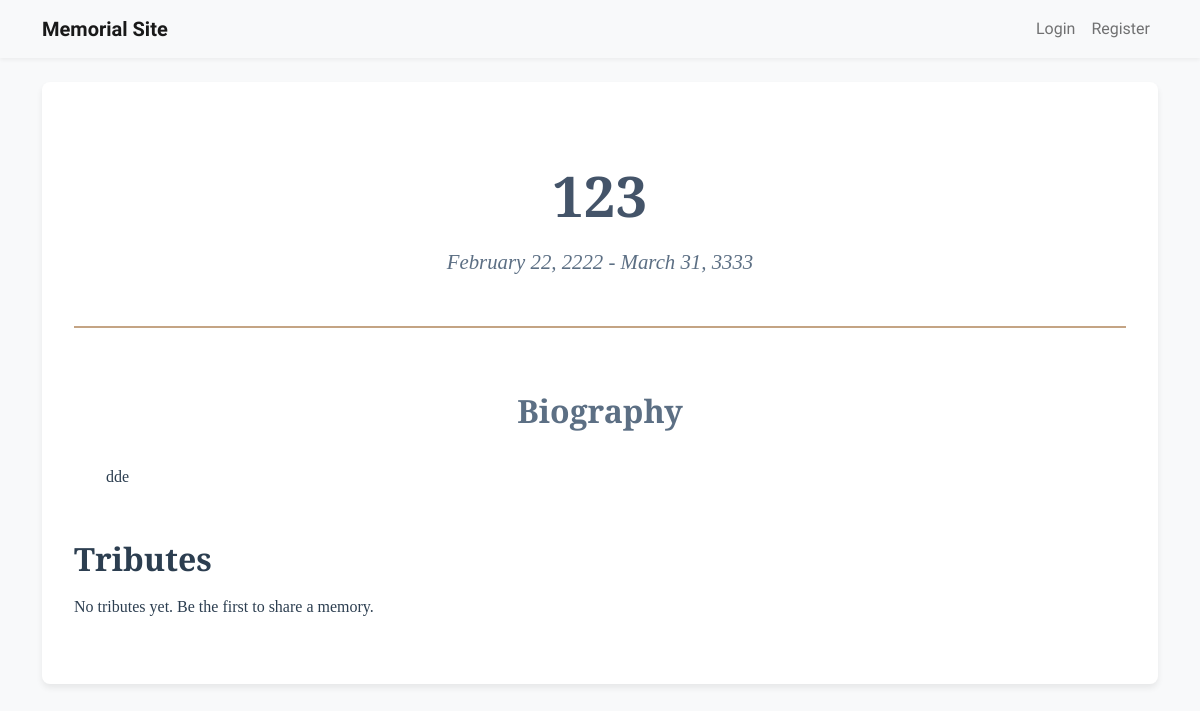
The app's page /memorial/2 with its own data.
### app/models/memorial.py (models this page shows, shortened)
class Memorial(db.Model):
    id = db.Column(db.Integer, primary_key=True)
    name = db.Column(db.String(100), nullable=False)
    birth_date = db.Column(db.Date)
    death_date = db.Column(db.Date)
    biography = db.Column(db.Text)
    custom_url = db.Column(db.String(100), unique=True)
    is_public = db.Column(db.Boolean, default=True)
    access_code = db.Column(db.String(20))
    created_at = db.Column(db.DateTime, default=datetime.utcnow)
    creator_id = db.Column(db.Integer, db.ForeignKey('user.id'), nullable=False)
    theme_id = db.Column(db.Integer, db.ForeignKey('theme.id'))
    layout = db.Column(db.String(32), default='standard')  # standard, compact, full-width, etc.
    photos = db.relationship('Photo', backref='memorial', lazy='dynamic')
    tributes = db.relationship('Tribute', backref='memorial', lazy='dynamic')
    events = db.relationship('Event', backref='memorial', lazy='dynamic')

### app/routes/memorial.py (the view)
@bp.route('/memorial/<int:id>')
def view(id):
    memorial = Memorial.query.get_or_404(id)
    if not memorial.is_public:
        if not current_user.is_authenticated:
            abort(403)
        if current_user.id != memorial.creator_id:
            abort(403)
    if memorial.theme:
        print(f"Using theme template: {memorial.theme.template_path}")  # Debug log
        template = memorial.theme.template_path
    else:
        print("Using default template")  # Debug log
        template = 'memorial/view.html'
    return render_template(template,
                         memorial=memorial,
                         now=datetime.utcnow())

### app/templates/themes/classic/memorial.html (shortened to what this page needs)
{% extends "base.html" %}
{% block head %}
<link rel="stylesheet" href="{{ url_for('static', filename='css/themes/classic.css', v='1.0') }}">
{% endblock %}
{% block content %}
<div class="memorial-classic {% if memorial.layout == 'full-width' %}container-fluid{% elif memorial.layout == 'compact' %}container-sm{% else %}container{% endif %}">
    <div class="memorial-header">
        <h1 class="memorial-name">{{ memorial.name }}</h1>
        <p class="memorial-dates">
            {{ memorial.birth_date.strftime('%B %d, %Y') }} -
            {{ memorial.death_date.strftime('%B %d, %Y') }}
        </p>
    </div>
    <div class="memorial-content">
        <div class="biography-section">
            <h2>Biography</h2>
            <div class="biography-text">{{ memorial.biography|nl2br|safe }}</div>
        </div>
        <div class="tributes-section">
            <h2>Tributes</h2>
            {% if memorial.tributes.filter_by(is_approved=true).count() > 0 %}
                {% for tribute in memorial.tributes.filter_by(is_approved=true) %}
                <div class="tribute">
                    <div class="tribute-content">{{ tribute.content }}</div>
                    <div class="tribute-author">- {{ tribute.author.username }}</div>
                </div>
                {% endfor %}
            {% else %}
                <p>No tributes yet. Be the first to share a memory.</p>
            {% endif %}
        </div>
    </div>
</div>
{% endblock %}

### app/static/css/base.css (style rules this page uses)
:root { --primary-color: #5c6f84; --primary-dark: #445469; --primary-light: #eef2f7; --accent-warm: #c4a484; --accent-soft: #a8c0d6; --neutral-100: #ffffff; --neutral-200: #f8f9fa; --neutral-300: #e9ecef; --neutral-400: #ced4da; --neutral-500: #adb5bd; --neutral-600: #6c757d; --neutral-700: #495057; --neutral-800: #343a40; --neutral-900: #212529; --text-primary: #2c3e50; --text-secondary: #5c6f84; --text-muted: #6c757d; --border-light: #dee2e6; --border-medium: #ced4da; --shadow-sm: 0 2px 4px rgba(0,0,0,0.05); --shadow-md: 0 4px 6px rgba(0,0,0,0.07); --shadow-lg: 0 10px 15px rgba(0,0,0,0.1); }
body { background-color: var(--neutral-200); color: var(--text-primary); font-family: 'Source Sans Pro', -apple-system, BlinkMacSystemFont, 'Segoe UI', Roboto, 'Helvetica Neue', Arial, sans-serif; line-height: 1.6; }
h1, h2, h3, h4, h5, h6 { color: var(--text-primary); font-weight: 600; margin-bottom: 1rem; }

### app/static/css/themes/classic.css (style rules this page uses)
.memorial-classic { background-color: var(--neutral-100); color: var(--text-primary); padding: 3rem 2rem; border-radius: 8px; box-shadow: var(--shadow-md); font-family: "Crimson Text", "Times New Roman", serif; }
.memorial-classic .memorial-header { text-align: center; margin: 2rem 0 4rem; padding-bottom: 2rem; border-bottom: 2px solid var(--accent-warm); position: relative; }
.memorial-classic .memorial-header:after { content: ""; position: absolute; bottom: -1px; left: 25%; right: 25%; height: 1px; background-color: var(--accent-warm); opacity: 0.5; }
.memorial-classic .memorial-name { font-size: 3.5rem; font-weight: 600; color: var(--primary-dark); margin-bottom: 1rem; letter-spacing: 0.5px; }
.memorial-classic .memorial-dates { font-style: italic; color: var(--text-secondary); font-size: 1.3rem; }
.memorial-classic .biography-section { margin: 3rem 0; line-height: 1.8; padding: 0 2rem; }
.memorial-classic .biography-section h2 { color: var(--primary-color); font-size: 2rem; margin-bottom: 2rem; text-align: center; font-weight: 600; }

### records on screen
Memorial: name "123", birth_date "February 22, 2222", death_date "March 31, 3333", biography "dde"
